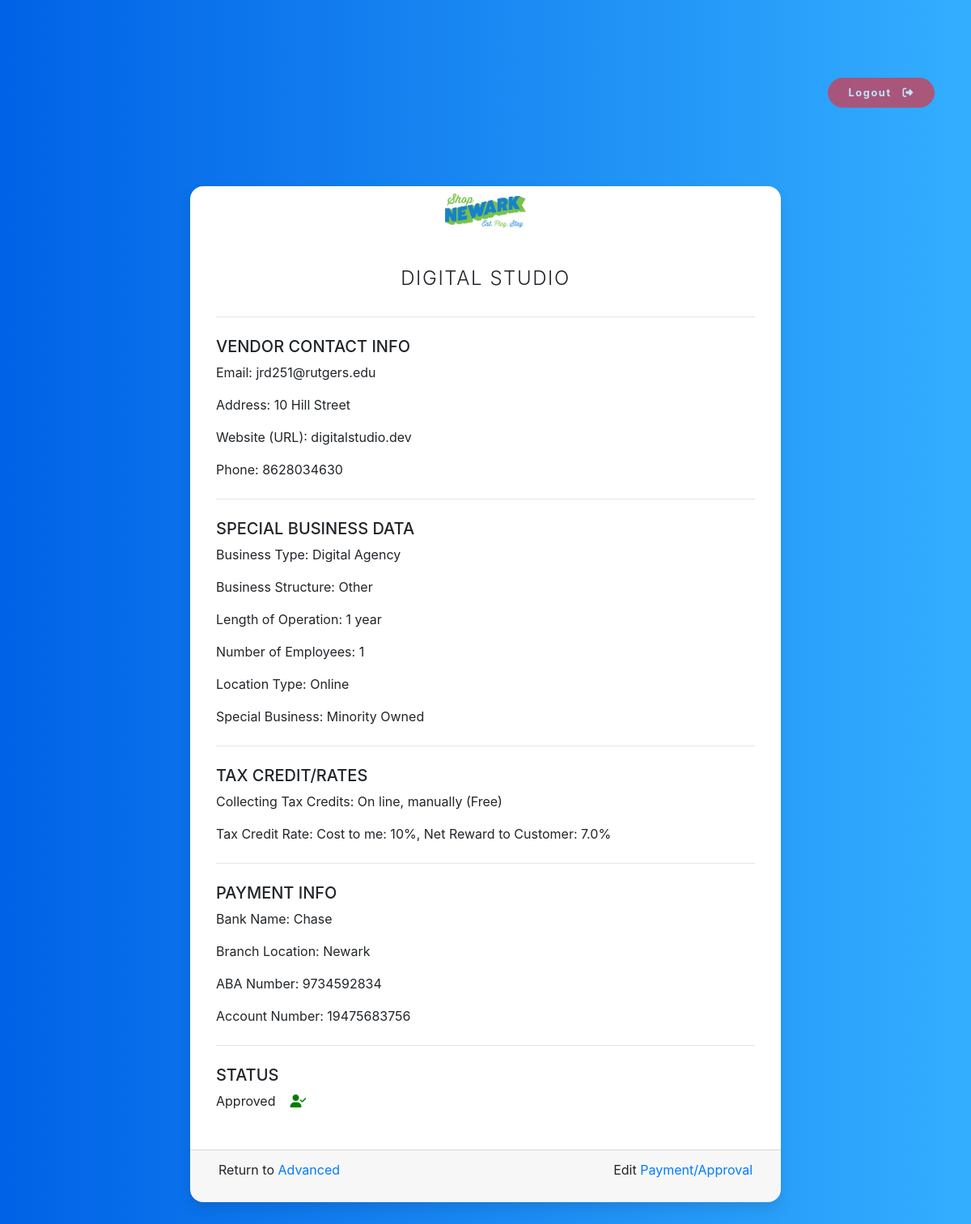
The page /user/1/ on the database its author committed.
### users/models.py (models this page shows, shortened)
class User(AbstractBaseUser):
    email = models.EmailField(verbose_name="Email", max_length=60, unique=True)
    date_joined = models.DateTimeField(verbose_name="Date Joined", auto_now_add=True)
    last_login = models.DateTimeField(verbose_name="Last Login", auto_now_add=True)
    is_admin = models.BooleanField(default=False)
    is_active = models.BooleanField(default=True)
    is_staff = models.BooleanField(default=False)
    is_superuser = models.BooleanField(default=False)
    company_name = models.CharField(max_length=100, unique=False, verbose_name="Name of Business")
    legal_name = models.CharField(max_length=100, unique=False, verbose_name="Legal Name")
    address = models.CharField(max_length=100, unique=False, verbose_name="Address")
    business_type = models.CharField(max_length=100, unique=False, verbose_name="Type of Business")
    contact_name = models.CharField(max_length=100, unique=False, verbose_name="Contact Name")
    phone_number = models.CharField(max_length=12, blank=False, verbose_name="Contact Phone Number", help_text="Ex: 800-786-8765")
    website = models.CharField(max_length=30, unique=False, verbose_name="Website", help_text="Ex: www.example.com")
    bank_name = models.CharField(max_length=100, unique=False, verbose_name="Bank Name", default="", blank=True)
    branch_location = models.CharField(max_length=100, unique=False, verbose_name="Branch Location", default="", blank=True)
    aba_number = models.CharField(max_length=100, unique=False, verbose_name="ABA Number", default="", blank=True)
    account_number = models.CharField(max_length=100, unique=False, verbose_name="Account Number", default="", blank=True)
    banner = models.CharField(max_length=1000, choices=BANNER_CHOICES, verbose_name="Options")
    business_structure = models.CharField(max_length=1000, choices=BUSINESS_STRUCTURE_CHOICES, verbose_name="Business Structure")
    length_of_operation = models.CharField(max_length=100, unique=False, verbose_name="Length of Operation", help_text="Ex: 10 months")
    number_of_employees = models.CharField(max_length=100, unique=False, verbose_name="Number of Employees", help_text="Ex: 12 employees")
    location_type = MultiSelectField(choices=LOCATION_TYPE, unique=False, verbose_name="Does your business have a physical location? (Check all that apply)")
    speical_business = MultiSelectField(choices=SPECIAL_BUSINESS, unique=False, verbose_name="Is your business: (Check all that apply)")
    tax_credits = models.CharField(max_length=1000, choices=TAX_CREDIT_OPTIONS, verbose_name="Tax Credits")
    rate = models.CharField(choices=TAX_CREDITS_RATES, max_length=50, verbose_name="Percentage", default='', null=False)
    terms_conditions = models.CharField(choices=TERMS_CONDITIONS, blank=False, verbose_name="Terms & Coniditons", default='Agree', max_length=8)
    approved = models.CharField(choices=APPROVED_OPTIONS, default="NO", verbose_name="Application Approved", max_length=3)
    USERNAME_FIELD = 'email'
    REQUIRED_FIELDS = [
        'company_name','legal_name', 'address', 'business_type', 'contact_name', 'phone_number', 'website',
        'banner',
        'business_structure', 'length_of_operation', 'number_of_employees', 'location_type', 'speical_business',
        'terms_conditions'
    ]
    objects = Manager()

class Profile(models.Model):
    user = models.OneToOneField(User, on_delete=models.CASCADE)
    image = models.ImageField(default='default.png', upload_to='profile_pics', verbose_name="<strong>Business Logo</strong>&nbsp;")

### users/views.py (the view)
# urls.py: path('user/<int:pk>/', user_views.UserDetailView.as_view(), name='user-detail'),
class UserDetailView(DetailView):
    model = User

### users/templates/users/user_detail.html (shortened to what this page needs)
{% extends "users/base.html" %}
{% load crispy_forms_tags %}
{% block content %}
<section class="pricing py-5">
    <div class="container">
        {% include "users/logout_btn.html" %}
        {% include "users/messages.html" %}
        <div class="row">
            <div class="col-lg-8 col-xl-8 mx-auto">
                <div class="card card-signin my-5">
                    <img class="account-img mx-auto py-2" width="auto" height="60px" src="{{ object.profile.image.url }}" />
                    <div class="card-body">
                        <h5 class="card-title text-uppercase text-center">{{ user.company_name }}</h5>
                        <hr>
                        <h5 class="text-uppercase">Vendor Contact Info</h5>
                        <ul class="fa-ul ml-0" style="list-style: none;">
                            <li>Email: {{ object.email }}</li>
                            <li>Address: {{ object.address }}</li>
                            <li>Website (URL): {{ object.website }}</li>
                            <li>Phone: {{ object.phone_number }}</li>
                        </ul>
                        <hr>
                        <h5 class="text-uppercase">Special Business Data</h5>
                        <ul class="fa-ul ml-0" style="list-style: none;">
                            <li>Business Type: {{ object.business_type }}</li>
                            <li>Business Structure: {{ object.business_structure }}</li>
                            <li>Length of Operation: {{ object.length_of_operation }}</li>
                            <li>Number of Employees: {{ object.number_of_employees }}</li>
                            <li>Location Type: {{ object.location_type }}</li>
                            <li>Special Business: {{ object.speical_business }}</li>
                        </ul>
                        <hr>
                        <h5 class="text-uppercase">Tax Credit/Rates</h5>
                        <ul class="fa-ul ml-0" style="list-style: none;">
                            <li>Collecting Tax Credits: {{ object.tax_credits }}</li>
                            <li>Tax Credit Rate: {{ object.rate }}</li>
                        </ul>
                        <hr>
                        <h5 class="text-uppercase">Payment Info</h5>
                        <ul class="fa-ul ml-0" style="list-style: none;">
                            <li>Bank Name: {{ object.bank_name }}</li>
                            <li>Branch Location: {{ object.branch_location }}</li>
                            <li>ABA Number: {{ object.aba_number }}</li>
                            <li>Account Number: {{ object.account_number }}</li>
                        </ul>
                        <hr>
                        <h5 class="text-uppercase"><span class="text-uppercase">Status</span></h5>
                        <p>
                                {% if object.approved == "YES" %}
                                    Approved&nbsp;&nbsp;&nbsp;&nbsp;<i class="fas fa-user-check" style="color: green;"></i>
                                {% endif %}
                        </p>
                    </div>
                    <div class="card-footer">
                        <div class="col-12">
                            <p style="float:left;">Return to <a href="{% url 'advanced' %}">Advanced</a></p>
                            <p style="float:right;">Edit <a href="{% url 'user-update' object.pk %}">Payment/Approval</a></p>
                        </div>
                    </div>
                </div>
            </div>
        </div>
    </div>
</section>
{% endblock content %}

### users/templates/users/base.html (shortened to what this page needs)
{% load crispy_forms_tags %}
{% load static %}
<!DOCTYPE>
<html>
    <head>
        <link rel="stylesheet" href="https://stackpath.bootstrapcdn.com/bootstrap/4.3.1/css/bootstrap.min.css">
        <link rel="stylesheet" href="https://cdnjs.cloudflare.com/ajax/libs/twitter-bootstrap/4.1.3/css/bootstrap.css" />
        <link rel="stylesheet" href="https://cdn.datatables.net/1.10.20/css/dataTables.bootstrap4.min.css" />
        <link rel="stylesheet" href="https://cdn.datatables.net/buttons/1.6.1/css/buttons.dataTables.min.css" />
    </head>
    <body>
        {% block content %}
        {% endblock content %}
    </body>
</html>

### users/templates/users/logout_btn.html (shortened to what this page needs)
<div class="row my-5">
    <div class="col-12 ml-auto">
        <a class="btn btn-danger rounded-pill px-4 py-2 text-white" style="float:right;" href="{% url 'logout' %}">Logout&nbsp;&nbsp;&nbsp;<i class="fas fa-sign-out-alt"></i></a>
    </div>
</div>

### users/templates/users/messages.html (shortened to what this page needs)
<div class="row">
    <div class="col-lg-12">
    </div>
</div>

### users/templates/users/base.html (style rules this page uses)
body { background: #007bff; background: linear-gradient(to right, #0062E6, #33AEFF); }
section.pricing { background: #007bff; background: linear-gradient(to right, #0062E6, #33AEFF); }
.pricing .card { border: none; border-radius: 1rem; transition: all 0.2s; box-shadow: 0 0.5rem 1rem 0 rgba(0, 0, 0, 0.1); }
.pricing hr { margin: 1.5rem 0; }
.pricing .card-title { margin: 0.5rem 0; font-size: 0.9rem; letter-spacing: .1rem; font-weight: bold; }
.pricing ul li { margin-bottom: 1rem; }
.pricing .btn { font-size: 80%; border-radius: 5rem; letter-spacing: .1rem; font-weight: bold; padding: 1rem; opacity: 0.7; transition: all 0.2s; }
:root { --input-padding-x: 1.5rem; --input-padding-y: .75rem; }
.card-signin { border: 0; border-radius: 1rem; box-shadow: 0 0.5rem 1rem 0 rgba(0, 0, 0, 0.1); overflow: hidden; }
.card-signin .card-title { margin-bottom: 2rem; font-weight: 300; font-size: 1.5rem; }
.card-signin .card-body { padding: 2rem; }

### rows shown on the page
User: profile.image (placeholder picture), company_name "DIGITAL STUDIO", email "jrd251@rutgers.edu", address "10 Hill Street", website "digitalstudio.dev", phone_number "8628034630", business_type "Digital Agency", business_structure "Other", length_of_operation "1 year", number_of_employees "1", location_type "Online", speical_business "Minority Owned", tax_credits "On line, manually (Free)", rate "Cost to me: 10%, Net Reward to Customer: 7.0%", bank_name "Chase", branch_location "Newark", aba_number "9734592834", account_number "19475683756"
